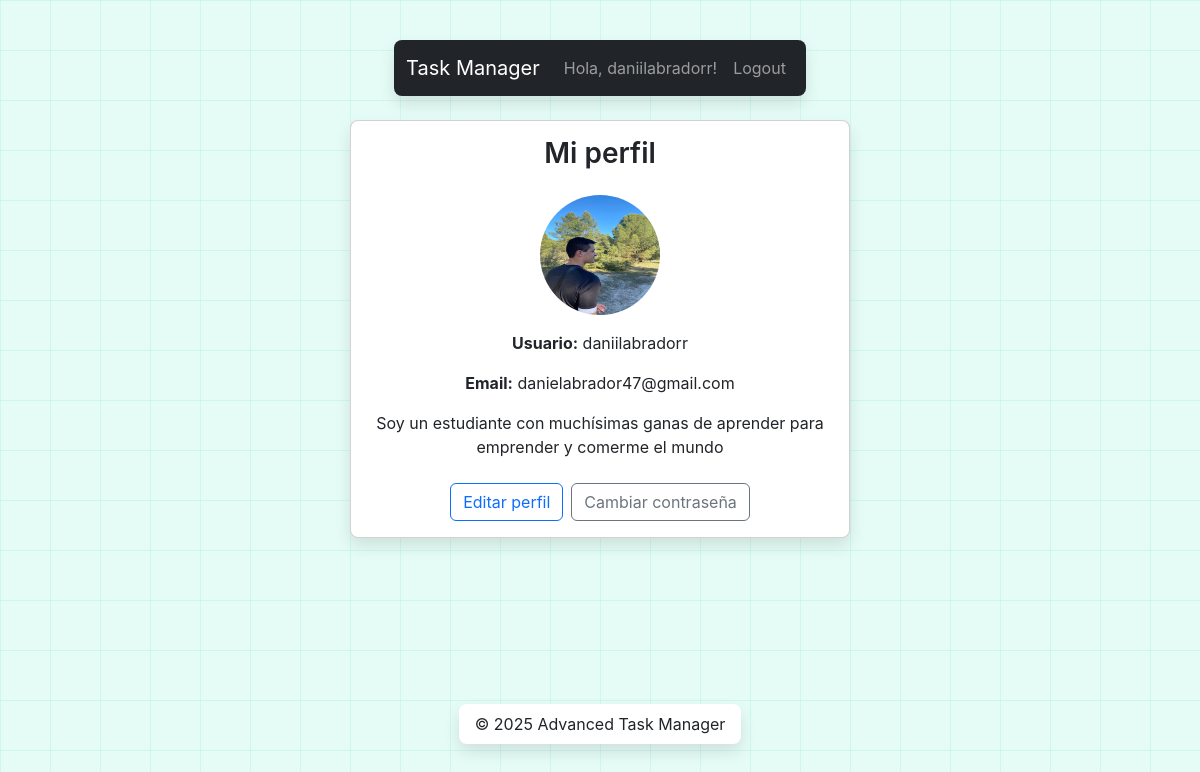
The page /accounts/profile/ (signed in) on the database its author committed.
### accounts/models.py (models this page shows, shortened)
class User(AbstractUser):
    avatar = models.ImageField(upload_to='avatars/', blank=True, null=True)
    bio = models.TextField(blank=True)

### accounts/views.py (the view)
# urls.py: path('profile/', ProfileView.as_view(), name='profile'),
class ProfileView(LoginRequiredMixin, TemplateView):
    template_name = 'account/profile.html'
    def get_context_data(self, **kwargs):
        data = super().get_context_data(**kwargs)
        data['user'] = self.request.user
        return data

### templates/account/profile.html (shortened to what this page needs)
{% extends 'base.html' %}
{% load static %}
{% block content %}
<div class="card mx-auto" style="max-width:500px;">
  <div class="card-body text-center">
    <h3 class="card-title mb-4">Mi perfil</h3>
    {% if user.avatar %}
      <img src="{{ user.avatar.url }}"
           class="rounded-circle mb-3 d-block mx-auto"
           alt="Avatar"
           width="120" height="120">
    {% else %}
      <div class="rounded-circle bg-secondary mb-3 d-block mx-auto"
           style="width:120px;height:120px;"></div>
    {% endif %}
    <p><strong>Usuario:</strong> {{ user.username }}</p>
    <p><strong>Email:</strong> {{ user.email }}</p>
    {% if user.bio %}
      <p class="mt-3">{{ user.bio }}</p>
    {% else %}
      <p class="text-muted mt-3">No has añadido biografía.</p>
    {% endif %}
    <div class="mt-4 d-flex justify-content-center gap-2">
      <a href="{% url 'accounts:profile_edit' %}" class="btn btn-outline-primary">Editar perfil</a>
      <a href="{% url 'account_change_password' %}" class="btn btn-outline-secondary">Cambiar contraseña</a>
    </div>
  </div>
</div>
{% endblock %}

### templates/base.html (shortened to what this page needs)
{% load static %}
<!DOCTYPE html>
<html lang="es">
<head>
  <link rel="stylesheet" href="{% static 'css/main.min.css' %}">
</head>
<body class="d-flex flex-column min-vh-100">
  <header class="navbar navbar-expand-md navbar-dark bg-dark">
    <div class="container">
      <a class="navbar-brand" href="{% url 'boards:list' %}">Task Manager</a>
      <div class="collapse navbar-collapse" id="mainNav">
        <ul class="navbar-nav ms-auto">
          {% if user.is_authenticated %}
            <li class="nav-item">
              <a class="nav-link" href="{% url 'accounts:profile' %}">
                Hola, {{ user.username }}!
              </a>
            </li>
            <li class="nav-item">
              <a class="nav-link" href="{% url 'account_logout' %}">Logout</a>
            </li>
          {% endif %}
        </ul>
      </div>
    </div>
  </header>
  <main class="flex-fill container my-4">
    {% block content %}{% endblock %}
  </main>
  <footer class="text-center py-3 mt-auto">
    <div class="container">
      &copy; {% now "Y" %} Advanced Task Manager
    </div>
  </footer>
</body>
</html>

### rows shown on the page
User: username "daniilabradorr", avatar (picture), email "danielabrador47@gmail.com", bio "Soy un estudiante con muchísimas ganas de aprender para emprender y comerme el mundo"
